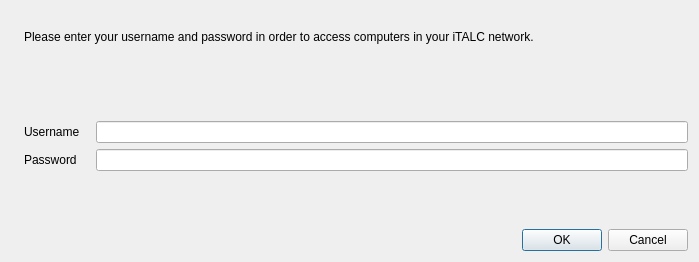
<?xml version="1.0" encoding="UTF-8"?>
<ui version="4.0">
 <class>PasswordDialog</class>
 <widget class="QDialog" name="PasswordDialog">
  <property name="geometry">
   <rect>
    <x>0</x>
    <y>0</y>
    <width>699</width>
    <height>262</height>
   </rect>
  </property>
  <property name="windowTitle">
   <string>iTALC Logon</string>
  </property>
  <property name="windowIcon">
   <iconset resource="../core.qrc">
    <normaloff>:/resources/dialog-password.png</normaloff>:/resources/dialog-password.png</iconset>
  </property>
  <layout class="QGridLayout" name="gridLayout_2">
   <item row="4" column="1">
    <layout class="QHBoxLayout" name="horizontalLayout">
     <item>
      <widget class="QDialogButtonBox" name="buttonBox">
       <property name="standardButtons">
        <set>QDialogButtonBox::Cancel|QDialogButtonBox::Ok</set>
       </property>
      </widget>
     </item>
    </layout>
   </item>
   <item row="3" column="1">
    <spacer name="verticalSpacer">
     <property name="orientation">
      <enum>Qt::Vertical</enum>
     </property>
     <property name="sizeHint" stdset="0">
      <size>
       <width>10</width>
       <height>10</height>
      </size>
     </property>
    </spacer>
   </item>
   <item row="2" column="1">
    <layout class="QGridLayout" name="gridLayout">
     <property name="horizontalSpacing">
      <number>16</number>
     </property>
     <item row="0" column="0">
      <widget class="QLabel" name="label_2">
       <property name="text">
        <string>Username</string>
       </property>
      </widget>
     </item>
     <item row="0" column="1">
      <widget class="QLineEdit" name="username"/>
     </item>
     <item row="1" column="0">
      <widget class="QLabel" name="label_3">
       <property name="text">
        <string>Password</string>
       </property>
      </widget>
     </item>
     <item row="1" column="1">
      <widget class="QLineEdit" name="password">
       <property name="echoMode">
        <enum>QLineEdit::Password</enum>
       </property>
      </widget>
     </item>
    </layout>
   </item>
   <item row="0" column="0" rowspan="5">
    <widget class="QLabel" name="label_4">
     <property name="text">
      <string/>
     </property>
     <property name="pixmap">
      <pixmap resource="../core.qrc">:/resources/dialog-password.png</pixmap>
     </property>
     <property name="margin">
      <number>10</number>
     </property>
    </widget>
   </item>
   <item row="1" column="1">
    <spacer name="verticalSpacer_2">
     <property name="orientation">
      <enum>Qt::Vertical</enum>
     </property>
     <property name="sizeHint" stdset="0">
      <size>
       <width>10</width>
       <height>10</height>
      </size>
     </property>
    </spacer>
   </item>
   <item row="0" column="1">
    <widget class="QLabel" name="label">
     <property name="sizePolicy">
      <sizepolicy hsizetype="MinimumExpanding" vsizetype="MinimumExpanding">
       <horstretch>0</horstretch>
       <verstretch>0</verstretch>
      </sizepolicy>
     </property>
     <property name="text">
      <string>Please enter your username and password in order to access computers in your iTALC network.</string>
     </property>
     <property name="wordWrap">
      <bool>true</bool>
     </property>
    </widget>
   </item>
  </layout>
 </widget>
 <resources>
  <include location="../core.qrc"/>
 </resources>
 <connections>
  <connection>
   <sender>buttonBox</sender>
   <signal>accepted()</signal>
   <receiver>PasswordDialog</receiver>
   <slot>accept()</slot>
   <hints>
    <hint type="sourcelabel">
     <x>206</x>
     <y>137</y>
    </hint>
    <hint type="destinationlabel">
     <x>169</x>
     <y>79</y>
    </hint>
   </hints>
  </connection>
  <connection>
   <sender>buttonBox</sender>
   <signal>rejected()</signal>
   <receiver>PasswordDialog</receiver>
   <slot>reject()</slot>
   <hints>
    <hint type="sourcelabel">
     <x>206</x>
     <y>137</y>
    </hint>
    <hint type="destinationlabel">
     <x>169</x>
     <y>79</y>
    </hint>
   </hints>
  </connection>
  <connection>
   <sender>password</sender>
   <signal>textChanged(QString)</signal>
   <receiver>PasswordDialog</receiver>
   <slot>updateOkButton()</slot>
   <hints>
    <hint type="sourcelabel">
     <x>204</x>
     <y>107</y>
    </hint>
    <hint type="destinationlabel">
     <x>169</x>
     <y>78</y>
    </hint>
   </hints>
  </connection>
  <connection>
   <sender>username</sender>
   <signal>textChanged(QString)</signal>
   <receiver>PasswordDialog</receiver>
   <slot>updateOkButton()</slot>
   <hints>
    <hint type="sourcelabel">
     <x>204</x>
     <y>76</y>
    </hint>
    <hint type="destinationlabel">
     <x>169</x>
     <y>78</y>
    </hint>
   </hints>
  </connection>
 </connections>
 <slots>
  <slot>updateOkButton()</slot>
 </slots>
</ui>
